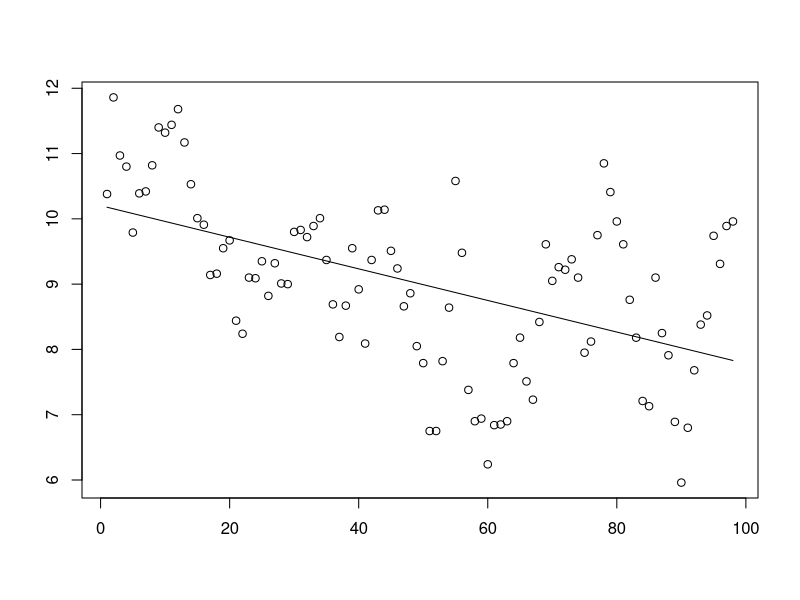
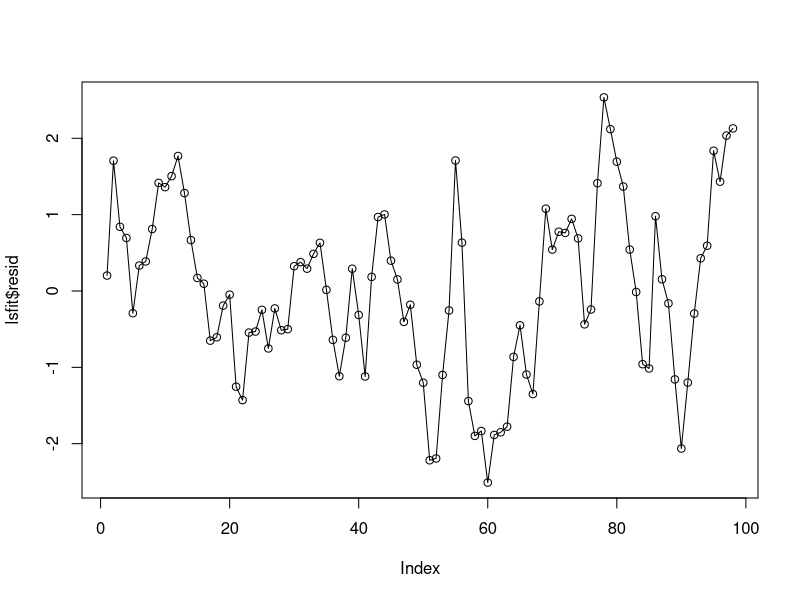
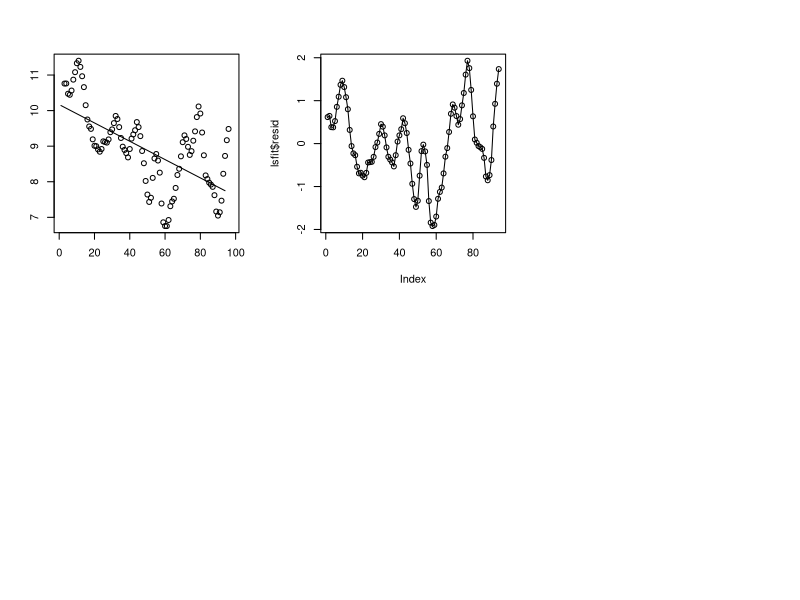
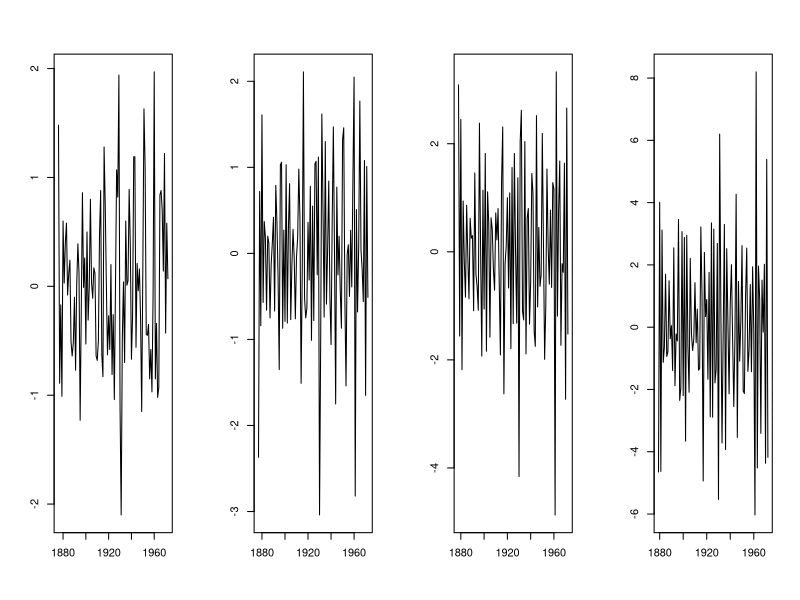

These charts were generated, in order, by the following R code:
#Figure 1.7
lake = read.table("lake.dat")
lake = ts(lake, start=1875)
t = 1:length(lake)
lsfit = lm(lake~t)
plot(t, lake, xlab="", ylab="", main="")
lines(lsfit$fit)
#Plot residuals
plot(lsfit$resid)
lines(lsfit$resid)

#The moving average filters for this example can be produced in R in the following way:
t = 1:length(lake)
ma2 = filter(lake, sides=2, rep(1,5)/5)
ma10 = filter(lake, sides=2, rep(1,21)/21)
ma35 = filter(lake, sides=2, rep(1,71)/71)
par(mfrow=c(2,3))
plot(t, ma2, xlab="", ylab="")
lsfit = lm(ma2~t)
lines(lsfit$fit)
plot(lsfit$resid)
lines(lsfit$resid)
#you can do the above process for ma10 and ma35

#differencing to detrend
d1 = diff(lake)
d2 = diff(d1)
d3 = diff(d2)
d4 = diff(d3)
par(mfrow=c(1,4))
plot.ts(d1, xlab="", ylab="")
plot.ts(d2, xlab="", ylab="")
plot.ts(d3, xlab="", ylab="")
plot.ts(d4, xlab="", ylab="")








